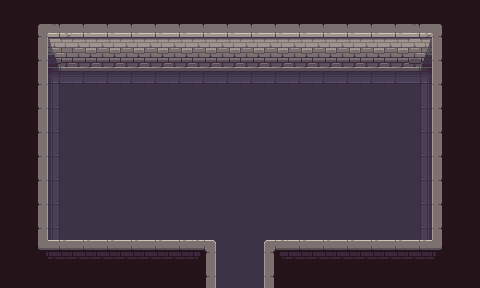

Rendered tile map (Tiled .tmx) drawn with the repository's tilesets; below, a short description and the full map source, tile grids included:
An orthogonal 20x12 tile map with 24x24 px tiles, 2 tile layers (图块层 1, Wall), 2 tilesets.

<map version="1.10" tiledversion="1.11.2" orientation="orthogonal" renderorder="right-down" width="20" height="12" tilewidth="24" tileheight="24" infinite="0" nextlayerid="3" nextobjectid="1">
 <tileset firstgid="1" source="../Base.tsx" />
 <tileset firstgid="106" source="../Air.tsx" />
 <layer id="1" name="图块层 1" width="20" height="12">
  <data encoding="csv">
101,101,101,101,101,101,101,101,101,101,101,101,101,101,101,101,101,101,101,101,
101,18,19,20,20,20,20,20,25,20,20,20,20,20,20,20,20,26,27,101,
101,63,34,40,40,40,40,40,35,35,35,35,35,40,40,40,40,41,42,101,
101,63,37,50,50,50,50,50,50,50,50,50,50,50,50,50,50,38,42,101,
101,63,64,68,68,68,68,68,68,68,68,68,68,68,68,68,68,71,42,101,
101,48,64,68,68,68,68,68,68,68,68,68,68,68,68,68,68,71,57,101,
101,48,64,68,68,68,68,68,68,68,68,68,68,68,68,68,68,71,57,101,
101,63,64,68,68,68,68,68,68,68,68,68,68,68,68,68,68,71,42,101,
101,63,64,68,68,68,68,68,68,68,68,68,68,68,68,68,68,71,42,101,
101,63,64,68,68,68,68,68,68,68,68,68,68,68,68,68,68,71,42,101,
101,96,97,97,97,97,97,97,81,67,67,84,97,97,97,97,97,97,99,101,
101,101,101,101,101,101,101,101,48,67,67,57,101,101,101,101,101,101,101,101
</data>
 </layer>
 <layer id="2" name="Wall" width="20" height="12" opacity="0">
  <data encoding="csv">
0,0,0,0,0,0,0,0,0,0,0,0,0,0,0,0,0,0,0,0,
0,106,106,106,106,106,106,106,106,106,106,106,106,106,106,106,106,106,106,0,
0,106,0,0,0,0,0,0,0,0,0,0,0,0,0,0,0,0,106,0,
0,106,0,0,0,0,0,0,0,0,0,0,0,0,0,0,0,0,106,0,
0,106,0,0,0,0,0,0,0,0,0,0,0,0,0,0,0,0,106,0,
0,106,0,0,0,0,0,0,0,0,0,0,0,0,0,0,0,0,106,0,
0,106,0,0,0,0,0,0,0,0,0,0,0,0,0,0,0,0,106,0,
0,106,0,0,0,0,0,0,0,0,0,0,0,0,0,0,0,0,106,0,
0,106,0,0,0,0,0,0,0,0,0,0,0,0,0,0,0,0,106,0,
0,106,0,0,0,0,0,0,0,0,0,0,0,0,0,0,0,0,106,0,
0,106,106,106,106,106,106,106,106,0,0,106,106,106,106,106,106,106,106,0,
0,0,0,0,0,0,0,0,106,0,0,106,0,0,0,0,0,0,0,0
</data>
 </layer>
</map>
